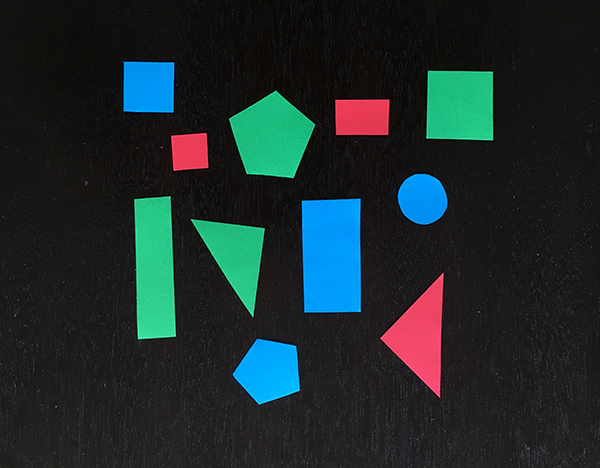
#> input picture example_shapes.png, 600 x 468 px, given in place of the camera
$ python erosion_dilation.py
#> lines starting #> are read from the running program, lines starting #| are printed output that depends on the picture; after the words box and inside, x2 and y2 are one past the last pixel; in counts of white or black regions, pixels touching at a corner belong together
import cv2
import numpy as np

kamera = cv2.VideoCapture(0)

while True:
    ret, frame = kamera.read()
#> frame is the input picture: shape (468, 600, 3); mean B, G, R 43.2, 42.5, 29.4

    hsv = cv2.cvtColor(frame, cv2.COLOR_BGR2HSV)
#> hsv: shape (468, 600, 3); mean H, S, V 57.7, 57.4, 52.6

    low_red = np.array([150, 30, 30])
    high_red = np.array([190, 255, 255])

    low_blue = np.array([100, 60, 60])
    high_blue = np.array([140, 255, 255])

    mask = cv2.inRange(hsv, low_red, high_red)
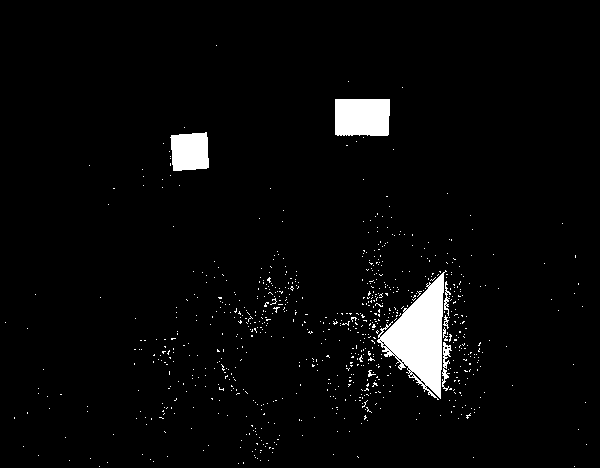
#> mask: shape (468, 600); 3.4% white; 794 white regions (786 under 20 px), largest, box (x1, y1, x2, y2) and area: (377, 270, 447, 400) 4328, (335, 99, 390, 136) 1992, (170, 132, 209, 171) 1320
    last_pic = cv2.bitwise_and(frame, frame, mask=mask)
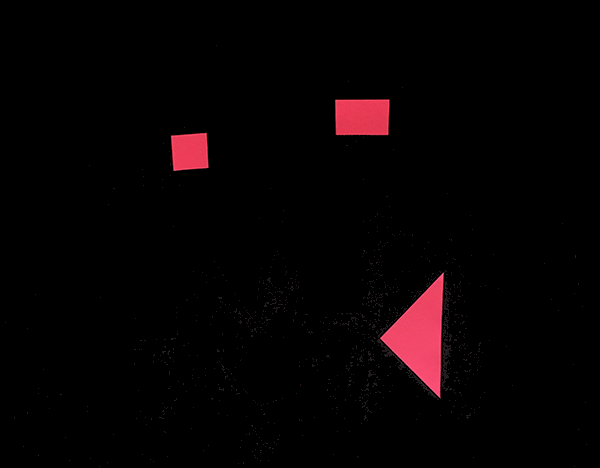
#> last_pic: shape (468, 600, 3); mean B, G, R 2.7, 1.9, 6.2

    kernel = np.ones((5, 5), np.uint8)
    erosion = cv2.erode(mask, kernel, iterations=1)
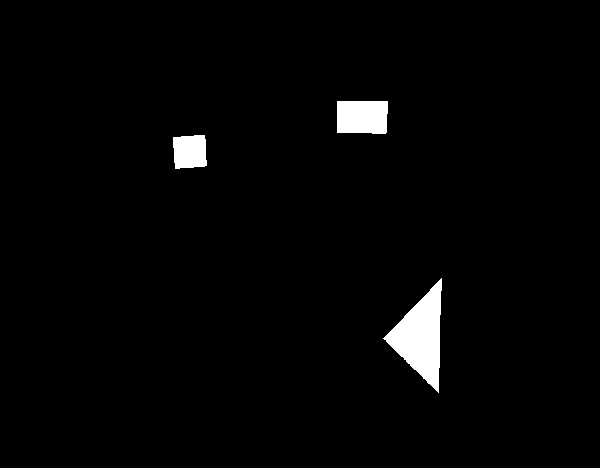
#> erosion: shape (468, 600); 2.1% white; 3 white regions, box (x1, y1, x2, y2) and area: (383, 278, 442, 393) 3291, (337, 101, 388, 134) 1627, (173, 135, 207, 169) 1029
    dilation = cv2.dilate(mask, kernel, iterations=1)
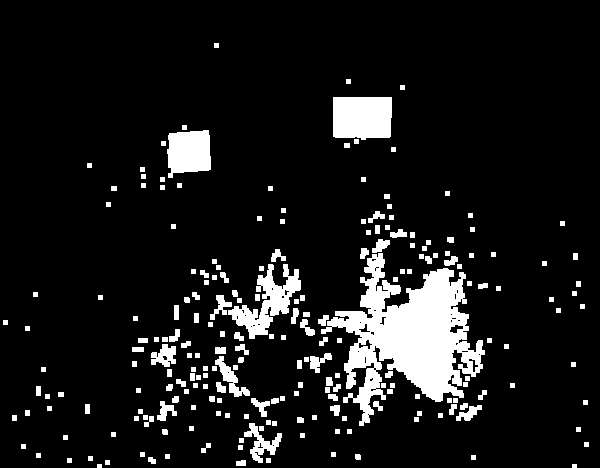
#> dilation: shape (468, 600); 10.1% white; 222 white regions, largest, box (x1, y1, x2, y2) and area: (321, 253, 485, 426) 12397, (333, 97, 392, 140) 2404, (228, 264, 301, 339) 2063

    opening = cv2.morphologyEx(mask, cv2.MORPH_OPEN, kernel)
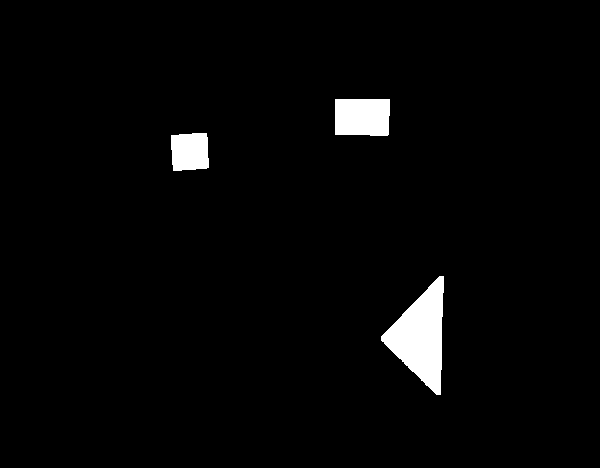
#> opening: shape (468, 600); 2.6% white; 3 white regions, box (x1, y1, x2, y2) and area: (381, 276, 444, 395) 4003, (335, 99, 390, 136) 1979, (171, 133, 209, 171) 1317
    closing = cv2.morphologyEx(mask, cv2.MORPH_CLOSE, kernel)
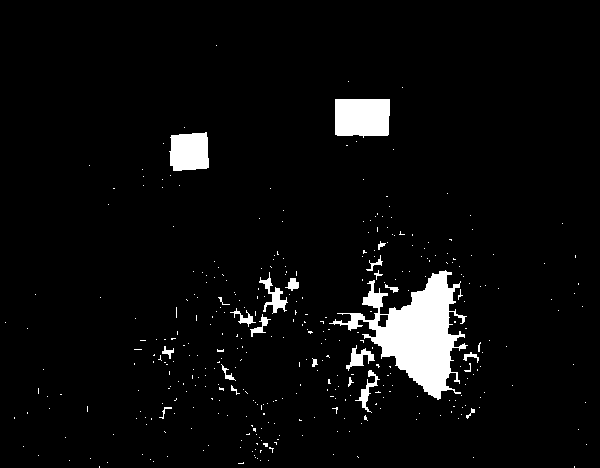
#> closing: shape (468, 600); 4.6% white; 368 white regions (345 under 20 px), largest, box (x1, y1, x2, y2) and area: (329, 270, 468, 400) 6993, (335, 99, 390, 138) 2008, (169, 132, 209, 171) 1353

    cv2.imshow('orjinal', frame)
    cv2.imshow('son_resim', last_pic)
    cv2.imshow('erosion', erosion)
    cv2.imshow('dilation', dilation)
    cv2.imshow('opening', opening)
    cv2.imshow('closing', closing)

    if cv2.waitKey(25) & 0xFF == ord('q'):
#> (key q is pressed here)
        break
kamera.release()
cv2.destroyAllWindows()
